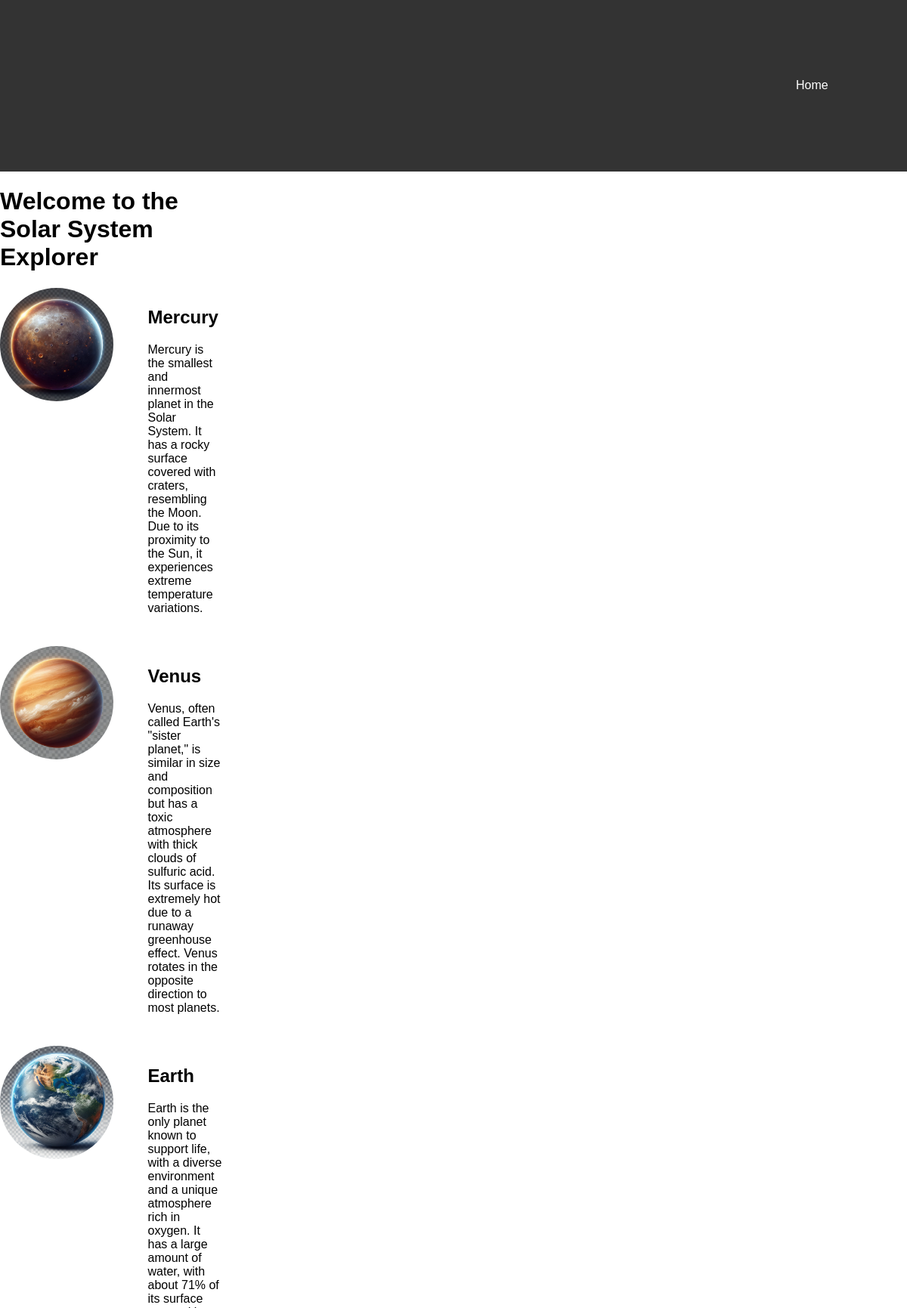
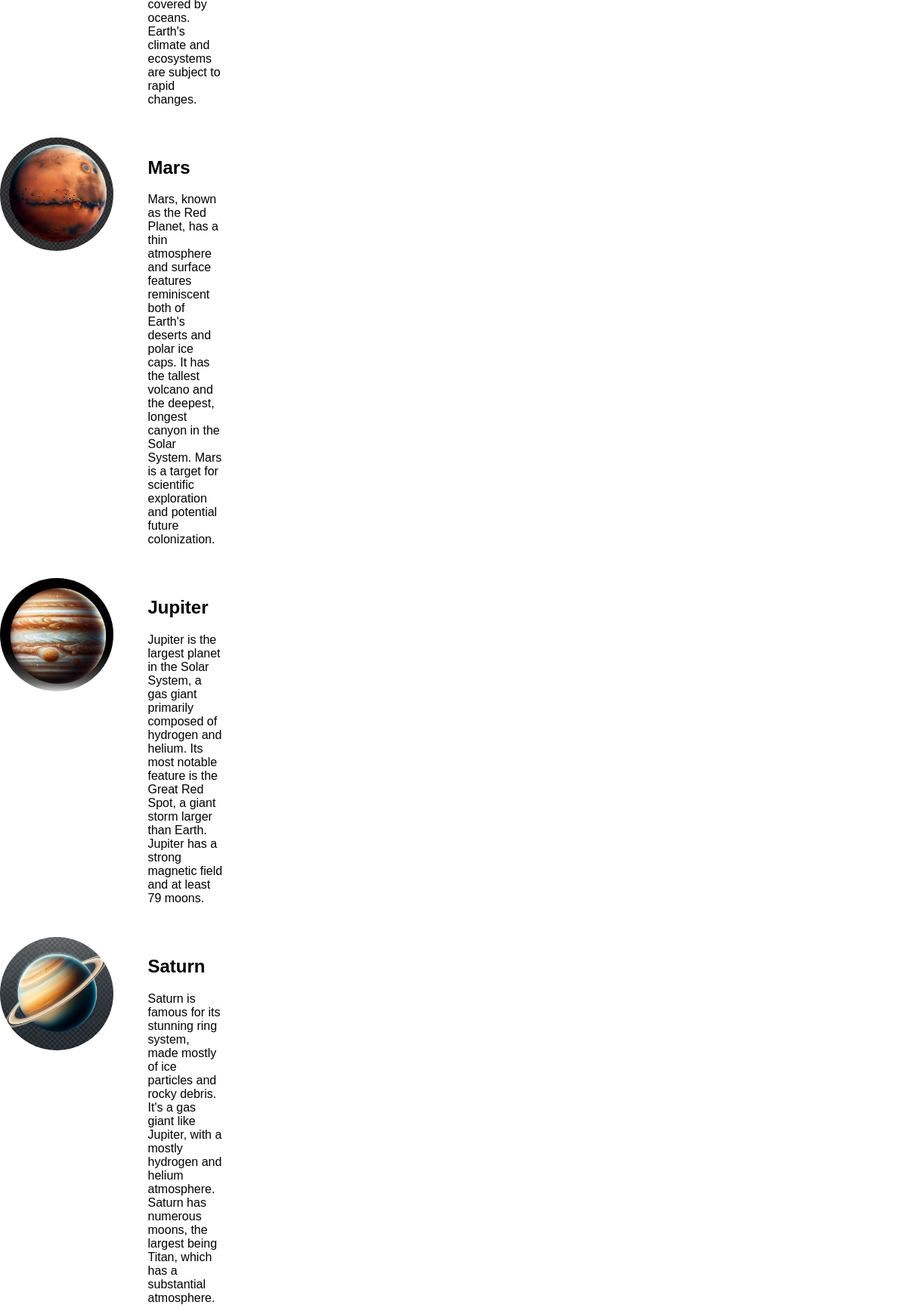
The page / (upper part) on the database its author committed (2 pictures, top to bottom).
### solar_app/models.py (models this page shows, shortened)
class Planet(models.Model):
    name = models.CharField(max_length=100)
    order_from_sun = models.IntegerField()
    description = models.TextField()
    image = models.ImageField(upload_to='images/', default='images/Sun.png')
    radius = models.IntegerField()

### solar_app/views.py (the view)
# urls.py: 2. Add a URL to urlpatterns:  path('', views.home, name='home')
def home(request):
    planets = Planet.objects.all()
    for planet in planets:
        planet.radius_class = get_radius_class(planet.radius)
        print(planet.radius)
    return render(request, 'home.html', {'planets':planets})

### solar_app/views.py (called while the page is built)
def get_radius_class(radius):
    if radius < 10:
        return 'small'
    elif 10 <= radius <= 20:
        return 'medium'
    else:
        return 'large'

### solar_app/templates/home.html
{% extends 'base.html' %}
{% block content %}
<div class="header">
    <h1>Welcome to the Solar System Explorer</h1>
</div>
{% for planet in planets %}
    <div class="planet-card {{ planet_css_class }}">
        <img src="{{ planet.image.url }}" alt="{{ planet.name }}" class="planet-image">
        <div class="planet-details">
            <h2>{{ planet.name }}</h2>
            <p>{{ planet.description }}</p>
        </div>
    </div>
{% endfor %}
{% endblock %}

### solar_app/templates/base.html (shortened to what this page needs)
{% load static %}
<!DOCTYPE html>
<html lang="en">
<head>
    <link rel="stylesheet" href="{% static 'styles.css' %}">
</head>
<body>
    <header>
        <nav>
            <ul>
                <li><a href="{% url 'home' %}"> Home </a></li>
            </ul>
        </nav>
    </header>
    <main>
        {% block content %}
        {% endblock %}
    </main>
</body>
</html>

### solar_app/static/styles.css (style rules this page uses)
body { font-family: Arial, sans-serif; margin: 0; padding: 0; display: grid; grid-template-rows: auto 1fr auto; }
header { background-color: #333; color: #fff; padding: 10px; text-align: center; }
nav ul { list-style-type: none; margin: 0; padding: 0; display: flex; justify-content: center; flex-wrap: wrap; }
nav ul li { margin-right: 20px; padding: 8%; }
nav ul li a { text-decoration: none; color: #fff; }
.planet-card { display: flex; flex-direction: column; align-items: center; margin-bottom: 20px; }
.planet-image { width: 80px; height: auto; border-radius: 50%; display: block; margin: 0 auto; object-fit: cover; }
.planet-details { text-align: center; padding: 5%; }
@media screen and (min-width: 768px) { body { grid-template-columns: 1fr 2fr 1fr; grid-template-rows: auto 1fr; } }
@media screen and (min-width: 768px) { header { grid-column: 1 / -1; text-align: left; } }
@media screen and (min-width: 768px) { nav ul { flex-direction: row; justify-content: flex-end; } }
@media screen and (min-width: 768px) { nav ul li { margin: 0; } }
@media screen and (min-width: 768px) { .planet-card { display: grid; grid-template-columns: auto 1fr; gap: 20px; flex-direction: row; align-items: flex-start; } }
@media screen and (min-width: 768px) { .planet-image { margin-right: 20px; width: 150px; justify-self: center; } }
@media screen and (min-width: 768px) { .planet-details { text-align: left; } }

### rows shown on the page
Planet: image (picture), name "Mercury", description "Mercury is the smallest and innermost planet in the Solar System. It has a rocky surface covered with craters, resembling the Moon. Due to its proximity to the Sun, it experiences extreme temperature variations."
Planet: image (picture), name "Venus", description "Venus, often called Earth's \"sister planet,\" is similar in size and composition but has a toxic atmosphere with thick clouds of sulfuric acid. Its surface is extremely hot due to a runaway greenhouse effect. Venus rotates in the opposite direction to most planets."
Planet: image (picture), name "Earth", description "Earth is the only planet known to support life, with a diverse environment and a unique atmosphere rich in oxygen. It has a large amount of water, with about 71% of its surface covered by oceans. Earth's climate and ecosystems are subject to rapid changes."
Planet: image (picture), name "Mars", description "Mars, known as the Red Planet, has a thin atmosphere and surface features reminiscent both of Earth's deserts and polar ice caps. It has the tallest volcano and the deepest, longest canyon in the Solar System. Mars is a target for scientific exploration and potential future colonization."
Planet: image (picture), name "Jupiter", description "Jupiter is the largest planet in the Solar System, a gas giant primarily composed of hydrogen and helium. Its most notable feature is the Great Red Spot, a giant storm larger than Earth. Jupiter has a strong magnetic field and at least 79 moons."
Planet: image (picture), name "Saturn", description "Saturn is famous for its stunning ring system, made mostly of ice particles and rocky debris. It's a gas giant like Jupiter, with a mostly hydrogen and helium atmosphere. Saturn has numerous moons, the largest being Titan, which has a substantial atmosphere."
